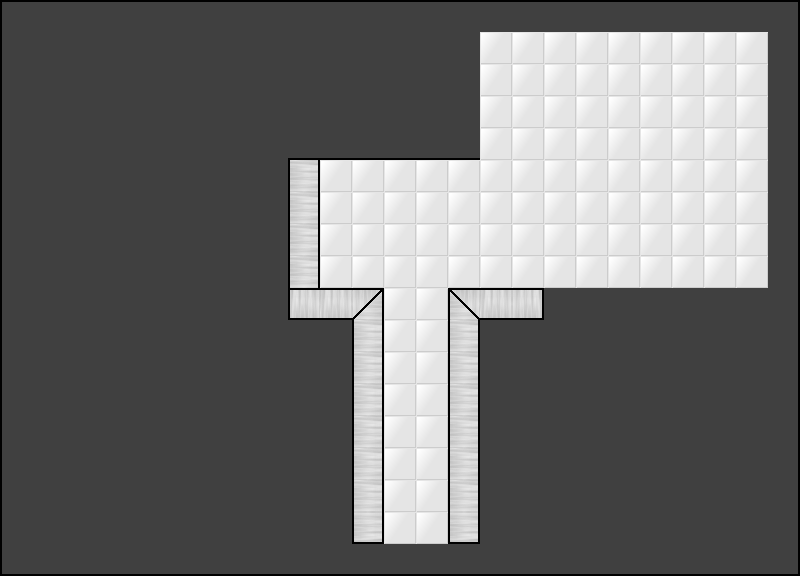

A 2D game scene composited from a Tiled map and its tileset images. What follows is a short description and the map's XML, with each tile layer's data collapsed to a summary:
An orthogonal 25x18 tile map with 32x32 px tiles, 2 tile layers (Tile Layer 1, eeee), 2 tilesets and 28 objects (22x sign, 4x conveyor, button, door).

<map version="1.0" orientation="orthogonal" width="25" height="18" tilewidth="32" tileheight="32">
 <tileset firstgid="1" name="room_tileset" tilewidth="32" tileheight="32">
  <image source="../graphics/room_tileset.png" trans="ff00ff" width="192" height="256" />
 </tileset>
 <tileset firstgid="49" name="GGJ2012" tilewidth="32" tileheight="32">
  <image source="../graphics/room_tileset.png" trans="ff00ff" width="192" height="256" />
 </tileset>
 <layer name="Tile Layer 1" width="25" height="18">
  <data>[450 cells, 450 non-empty, 1 distinct tile ids]</data>
 </layer>
 <layer name="eeee" width="25" height="18">
  <data>[450 cells, 342 non-empty, 16 distinct tile ids]</data>
 </layer>
 <objectgroup name="Object Layer 1" width="25" height="18">
  <object name="ConN" type="conveyor" x="384" y="384" width="32" height="32">
   <properties>
    <property name="dir" value="n" />
   </properties>
  </object>
  <object name="ConN" type="conveyor" x="416" y="384" width="32" height="32">
   <properties>
    <property name="dir" value="n" />
   </properties>
  </object>
  <object name="ConN" type="conveyor" x="416" y="416" width="32" height="32">
   <properties>
    <property name="dir" value="n" />
   </properties>
  </object>
  <object name="ConN" type="conveyor" x="384" y="416" width="32" height="32">
   <properties>
    <property name="dir" value="n" />
   </properties>
  </object>
  <object name="Terminal" type="button" x="416" y="160" width="32" height="32" />
  <object name="Door" type="door" x="384" y="512" width="64" height="32" />
  <object name="Your Controller is always watching." type="sign" x="512" y="32" width="32" height="32">
   <properties>
    <property name="text" value="Your Controller is always watching." />
   </properties>
  </object>
  <object name="Trust in your Controller." type="sign" x="544" y="32" width="32" height="32">
   <properties>
    <property name="text" value="Trust in your Controller." />
   </properties>
  </object>
  <object name="Candidates are asked to avoid bleeding on the floors." type="sign" x="576" y="32" width="32" height="32">
   <properties>
    <property name="text" value="Candidates are asked to avoid bleeding on the floors." />
   </properties>
  </object>
  <object name="Please read this sign." type="sign" x="608" y="32" width="32" height="32">
   <properties>
    <property name="text" value="Please read this sign." />
   </properties>
  </object>
  <object name="Candidates are asked to wipe their feet." type="sign" x="640" y="32" width="32" height="32">
   <properties>
    <property name="text" value="Candidates are asked to wipe their feet." />
   </properties>
  </object>
  <object name="Please check that your fun levels are within state-supported limits." type="sign" x="672" y="32" width="32" height="32">
   <properties>
    <property name="text" value="Please check that your fun levels are within state-supported limits." />
   </properties>
  </object>
  <object name="Upon incineration, your ashes will be used as hydroponic fertiliser." type="sign" x="672" y="96" width="32" height="32">
   <properties>
    <property name="text" value="Upon incineration, your ashes will be used as hydroponic fertiliser." />
   </properties>
  </object>
  <object name="Your Controller wants you to succeed as much as you do." type="sign" x="608" y="96" width="32" height="32">
   <properties>
    <property name="text" value="Your Controller wants you to succeed as much as you do." />
   </properties>
  </object>
  <object name="Cleanup of blood stains is in progress. Floors are slippery when wet." type="sign" x="544" y="96" width="32" height="32">
   <properties>
    <property name="text" value="Cleanup of blood stains is in progress. Floors are slippery when wet." />
   </properties>
  </object>
  <object name="Candidates are advised that smoking is not permitted on the premises." type="sign" x="640" y="96" width="32" height="32">
   <properties>
    <property name="text" value="Candidates are advised that smoking is not permitted on the premises." />
   </properties>
  </object>
  <object name="Your life insurance policy may be compromised." type="sign" x="512" y="96" width="32" height="32">
   <properties>
    <property name="text" value="Your life insurance policy may be compromised." />
   </properties>
  </object>
  <object name="Your Controller shares your enthusiasm." type="sign" x="576" y="96" width="32" height="32">
   <properties>
    <property name="text" value="Your Controller shares your enthusiasm." />
   </properties>
  </object>
  <object name="The Controller shares your anxiety." type="sign" x="672" y="160" width="32" height="32">
   <properties>
    <property name="text" value="The Controller shares your anxiety." />
   </properties>
  </object>
  <object name="Candidates are asked not to ruminate upon mortality." type="sign" x="608" y="160" width="32" height="32">
   <properties>
    <property name="text" value="Candidates are asked not to ruminate upon mortality." />
   </properties>
  </object>
  <object name="Candidates are asked not to place bets on their own session." type="sign" x="544" y="160" width="32" height="32">
   <properties>
    <property name="text" value="Candidates are asked not to place bets on their own session." />
   </properties>
  </object>
  <object name="This sign has been rated as SAFE, under state guidelines." type="sign" x="640" y="160" width="32" height="32">
   <properties>
    <property name="text" value="This sign has been rated as SAFE, under state guidelines." />
   </properties>
  </object>
  <object name="Where possible, all Candidate clothing is cleaned and reused upon death." type="sign" x="512" y="160" width="32" height="32">
   <properties>
    <property name="text" value="Where possible, all Candidate clothing is cleaned and reused upon death." />
   </properties>
  </object>
  <object name="Biscuits and coffee are complimentary, where available." type="sign" x="576" y="160" width="32" height="32">
   <properties>
    <property name="text" value="Biscuits and coffee are complimentary, where available." />
   </properties>
  </object>
  <object name="Saws are sharp. Please stay clear at all times." type="sign" x="576" y="224" width="32" height="32">
   <properties>
    <property name="text" value="Saws are sharp. Please stay clear at all times." />
   </properties>
  </object>
  <object name="Life can be dangerous. Wear protective clothing." type="sign" x="608" y="224" width="32" height="32">
   <properties>
    <property name="text" value="Life can be dangerous. Wear protective clothing." />
   </properties>
  </object>
  <object name="Running does not increase your chance of success." type="sign" x="512" y="224" width="32" height="32">
   <properties>
    <property name="text" value="Running does not increase your chance of success." />
   </properties>
  </object>
  <object name="Damage to lasers from overheating will be billed to your account." type="sign" x="544" y="224" width="32" height="32">
   <properties>
    <property name="text" value="Damage to lasers from overheating will be billed to your account." />
   </properties>
  </object>
 </objectgroup>
</map>
